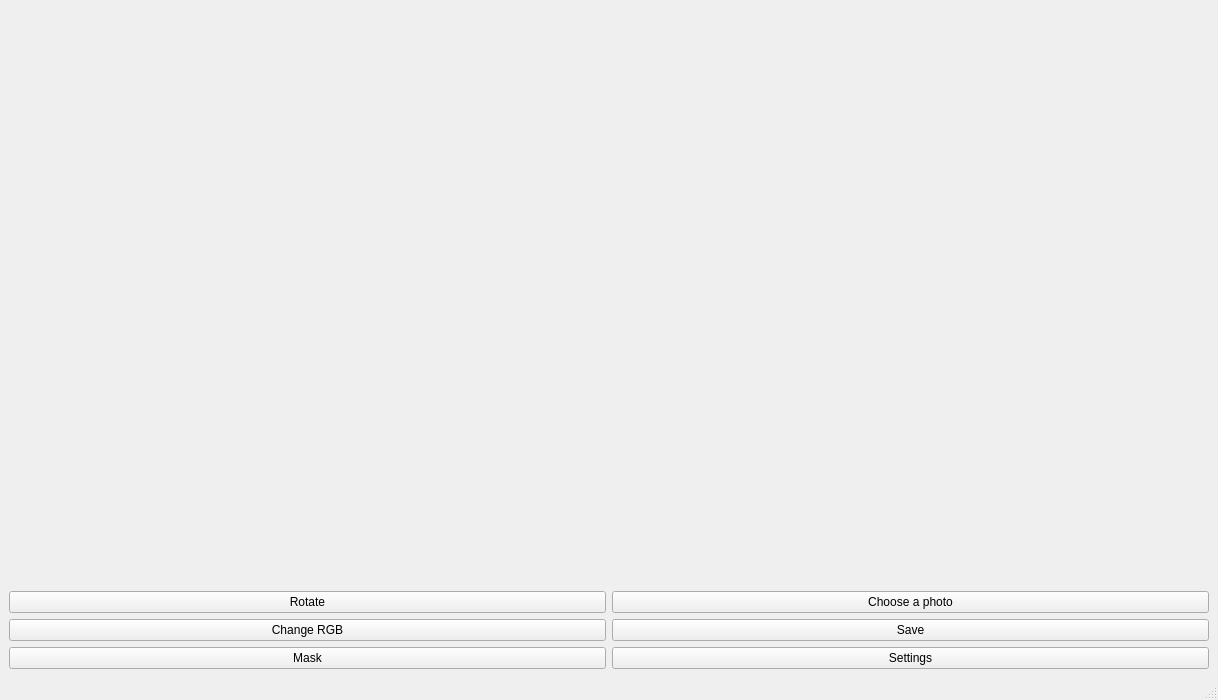
<?xml version="1.0" encoding="UTF-8"?>
<ui version="4.0">
 <class>MainWindow</class>
 <widget class="QMainWindow" name="MainWindow">
  <property name="geometry">
   <rect>
    <x>0</x>
    <y>0</y>
    <width>1218</width>
    <height>700</height>
   </rect>
  </property>
  <property name="sizePolicy">
   <sizepolicy hsizetype="Preferred" vsizetype="Preferred">
    <horstretch>100</horstretch>
    <verstretch>100</verstretch>
   </sizepolicy>
  </property>
  <property name="minimumSize">
   <size>
    <width>1000</width>
    <height>700</height>
   </size>
  </property>
  <property name="windowTitle">
   <string>MainWindow</string>
  </property>
  <widget class="QWidget" name="centralwidget">
   <layout class="QGridLayout" name="gridLayout">
    <item row="0" column="2">
     <widget class="QLabel" name="image_label_2">
      <property name="text">
       <string/>
      </property>
     </widget>
    </item>
    <item row="4" column="2">
     <widget class="QPushButton" name="Save_button">
      <property name="text">
       <string>Save</string>
      </property>
     </widget>
    </item>
    <item row="3" column="0">
     <widget class="QPushButton" name="Rotate_button">
      <property name="text">
       <string>Rotate</string>
      </property>
     </widget>
    </item>
    <item row="3" column="2">
     <widget class="QPushButton" name="pushButton">
      <property name="text">
       <string>Choose a photo</string>
      </property>
     </widget>
    </item>
    <item row="0" column="0">
     <widget class="QLabel" name="image_label">
      <property name="enabled">
       <bool>true</bool>
      </property>
      <property name="sizePolicy">
       <sizepolicy hsizetype="Preferred" vsizetype="Preferred">
        <horstretch>0</horstretch>
        <verstretch>0</verstretch>
       </sizepolicy>
      </property>
      <property name="text">
       <string/>
      </property>
     </widget>
    </item>
    <item row="4" column="0">
     <widget class="QPushButton" name="RGB_change_button">
      <property name="text">
       <string>Change RGB</string>
      </property>
     </widget>
    </item>
    <item row="5" column="2">
     <widget class="QPushButton" name="pushButton_settings">
      <property name="text">
       <string>Settings</string>
      </property>
     </widget>
    </item>
    <item row="5" column="0">
     <widget class="QPushButton" name="pushButton_mask">
      <property name="text">
       <string>Mask</string>
      </property>
     </widget>
    </item>
   </layout>
  </widget>
  <widget class="QMenuBar" name="menubar">
   <property name="geometry">
    <rect>
     <x>0</x>
     <y>0</y>
     <width>1218</width>
     <height>21</height>
    </rect>
   </property>
  </widget>
  <widget class="QStatusBar" name="statusbar"/>
 </widget>
 <resources/>
 <connections/>
</ui>
